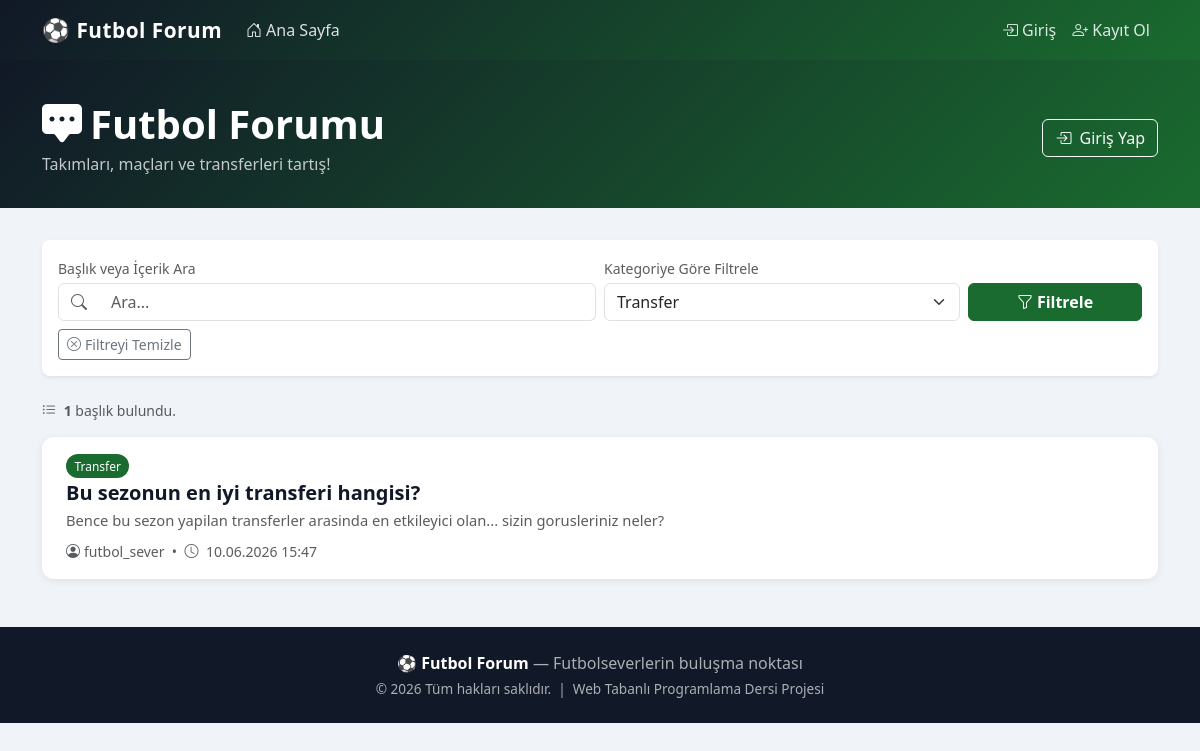
Screenshot of /index.php?category=Transfer with the database file from the repository.
### tables this page shows
CREATE TABLE IF NOT EXISTS posts (
    id          INT UNSIGNED    NOT NULL AUTO_INCREMENT,
    user_id     INT UNSIGNED    NOT NULL,
    title       VARCHAR(255)    NOT NULL,
    content     TEXT            NOT NULL,
    category    VARCHAR(100)    NOT NULL DEFAULT 'Genel',
    created_at  DATETIME        NOT NULL DEFAULT CURRENT_TIMESTAMP,
    updated_at  DATETIME        NOT NULL DEFAULT CURRENT_TIMESTAMP ON UPDATE CURRENT_TIMESTAMP,
    PRIMARY KEY (id),
    CONSTRAINT fk_posts_users
        FOREIGN KEY (user_id) REFERENCES users(id)
        ON DELETE CASCADE ON UPDATE CASCADE
);

CREATE TABLE IF NOT EXISTS users (
    id          INT UNSIGNED    NOT NULL AUTO_INCREMENT,
    username    VARCHAR(50)     NOT NULL UNIQUE,
    email       VARCHAR(150)    NOT NULL UNIQUE,
    password    VARCHAR(255)    NOT NULL,
    created_at  DATETIME        NOT NULL DEFAULT CURRENT_TIMESTAMP,
    PRIMARY KEY (id)
);

### config.php (called while the page is built, shortened)
<?php
function e(string $str): string {
    return htmlspecialchars($str, ENT_QUOTES | ENT_HTML5, 'UTF-8');
}
function isLoggedIn(): bool {
    return isset($_SESSION['user_id']);
}

### index.php (the view, shortened to what this page needs)
<?php
require_once 'config.php';
$search   = trim($_GET['search']   ?? '');
$category = trim($_GET['category'] ?? '');
$pdo = getDB();
$catStmt = $pdo->query('SELECT DISTINCT category FROM posts ORDER BY category ASC');
$categories = $catStmt->fetchAll(PDO::FETCH_COLUMN);
$sql    = 'SELECT p.*, u.username
           FROM posts p
           JOIN users u ON p.user_id = u.id
           WHERE 1=1';
$params = [];
if ($category !== '') {
    $sql     .= ' AND p.category = ?';
    $params[] = $category;
}
$sql .= ' ORDER BY p.created_at DESC';
$stmt = $pdo->prepare($sql);
$stmt->execute($params);
$posts = $stmt->fetchAll();
require_once 'header.php';
?>
<div class="page-hero">
    <div class="container">
        <div class="row align-items-center">
            <div class="col-md-8">
                <h1 class="mb-1"><i class="bi bi-chat-square-dots-fill me-2"></i>Futbol Forumu</h1>
                <p class="mb-0 opacity-75">Takımları, maçları ve transferleri tartış!</p>
            </div>
            <div class="col-md-4 text-md-end mt-3 mt-md-0">
                <?php if (isLoggedIn()): ?>
                    <a href="create.php" class="btn btn-warning fw-semibold">
                        <i class="bi bi-plus-lg me-1"></i> Yeni Başlık Aç
                    </a>
                <?php else: ?>
                    <a href="login.php" class="btn btn-outline-light">
                        <i class="bi bi-box-arrow-in-right me-1"></i> Giriş Yap
                    </a>
                <?php endif; ?>
            </div>
        </div>
    </div>
</div>
<div class="container mb-5">
    <div class="card border-0 shadow-sm rounded-3 mb-4">
        <div class="card-body py-3">
            <form method="get" class="row g-2 align-items-end">
                <div class="col-md-6">
                    <label class="form-label small text-muted mb-1">Başlık veya İçerik Ara</label>
                    <div class="input-group">
                        <span class="input-group-text bg-white"><i class="bi bi-search text-muted"></i></span>
                        <input type="text" name="search" class="form-control border-start-0"
                               placeholder="Ara..." value="<?= e($search) ?>">
                    </div>
                </div>
                <div class="col-md-4">
                    <label class="form-label small text-muted mb-1">Kategoriye Göre Filtrele</label>
                    <select name="category" class="form-select">
                        <?php foreach ($categories as $cat): ?>
                            <option value="<?= e($cat) ?>"
                                <?= ($category === $cat) ? 'selected' : '' ?>>
                                <?= e($cat) ?>
                            </option>
                        <?php endforeach; ?>
                    </select>
                </div>
                <div class="col-md-2 d-grid">
                    <button type="submit" class="btn btn-ff-primary">
                        <i class="bi bi-funnel me-1"></i>Filtrele
                    </button>
                </div>
                <?php if ($search !== '' || $category !== ''): ?>
                <div class="col-12">
                    <a href="index.php" class="btn btn-sm btn-outline-secondary">
                        <i class="bi bi-x-circle me-1"></i>Filtreyi Temizle
                    </a>
                </div>
                <?php endif; ?>
            </form>
        </div>
    </div>
    <p class="text-muted small mb-3">
        <i class="bi bi-list-ul me-1"></i>
        <strong><?= count($posts) ?></strong> başlık bulundu.
    </p>
    <?php if (empty($posts)): ?>
        <div class="text-center py-5">
            <i class="bi bi-chat-square-text" style="font-size:3rem;color:#ccc;"></i>
            <p class="mt-3 text-muted fs-5">Henüz hiç başlık açılmamış.</p>
            <?php if (isLoggedIn()): ?>
                <a href="create.php" class="btn btn-ff-primary">
                    <i class="bi bi-plus-lg me-1"></i>İlk Başlığı Sen Aç!
                </a>
            <?php endif; ?>
        </div>
    <?php else: ?>
        <div class="row g-3">
            <?php foreach ($posts as $post): ?>
            <div class="col-12">
                <div class="card post-card">
                    <div class="card-body px-4 py-3">
                        <div class="d-flex justify-content-between align-items-start flex-wrap gap-2">
                            <div class="flex-grow-1">
                                <div class="mb-1">
                                    <span class="badge-category me-2"><?= e($post['category']) ?></span>
                                </div>
                                <h5 class="card-title mb-1">
                                    <a href="#"><?= e($post['title']) ?></a>
                                </h5>
                                <p class="card-text text-muted mb-2" style="font-size:.92rem;">
                                    <?= e(mb_strimwidth($post['content'], 0, 180, '...')) ?>
                                </p>
                                <small class="text-muted">
                                    <i class="bi bi-person-circle me-1"></i><?= e($post['username']) ?>
                                    &nbsp;&bull;&nbsp;
                                    <i class="bi bi-clock me-1"></i>
                                    <?= date('d.m.Y H:i', strtotime($post['created_at'])) ?>
                                </small>
                            </div>
                        </div>
                    </div>
                </div>
            </div>
            <?php endforeach; ?>
        </div>
    <?php endif; ?>
</div>
<?php require_once 'footer.php'; ?>

### header.php (style rules this page uses)
:root { --ff-green: #1a6b2f; --ff-green-light: #238a3d; --ff-gold: #f5a623; --ff-dark: #111827; --ff-card-bg:#ffffff; }
body { background-color: #f0f4f8; font-family: 'Segoe UI', system-ui, sans-serif; }
.page-hero { background: linear-gradient(135deg, var(--ff-dark) 0%, var(--ff-green) 100%); color: #fff; padding: 2.5rem 0 2rem; margin-bottom: 2rem; }
.page-hero h1 { font-weight: 700; }
.post-card { border: none; border-radius: 12px; box-shadow: 0 2px 8px rgba(0,0,0,.08); transition: box-shadow .2s, transform .2s; }
.post-card .card-title a { color: var(--ff-dark); text-decoration: none; font-weight: 600; }
.badge-category { background-color: var(--ff-green); color: #fff; font-size: .75rem; padding: .3em .7em; border-radius: 50px; }
.btn-ff-primary { background: var(--ff-green); border-color: var(--ff-green); color: #fff; font-weight: 600; }

### rows the page displays
posts: category "Transfer", title "Bu sezonun en iyi transferi hangisi?", content "Bence bu sezon yapilan transferler arasinda en etkileyici olan... sizin gorusleriniz neler?", user.username "futbol_sever", created_at "10.06.2026 15:47"

### other values shown
SITE_NAME "Futbol Forum"
count($posts) "1"
form field category "Transfer"
